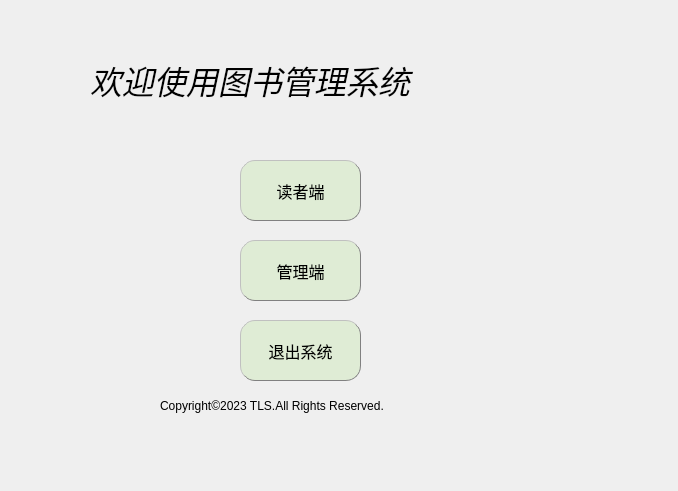
<?xml version="1.0" encoding="UTF-8"?>
<ui version="4.0">
 <class>MainWindow</class>
 <widget class="QMainWindow" name="MainWindow">
  <property name="geometry">
   <rect>
    <x>0</x>
    <y>0</y>
    <width>678</width>
    <height>491</height>
   </rect>
  </property>
  <property name="windowTitle">
   <string>MainWindow</string>
  </property>
  <property name="windowIcon">
   <iconset resource="pic.qrc">
    <normaloff>:/new/prefix1/ico.png</normaloff>:/new/prefix1/ico.png</iconset>
  </property>
  <widget class="QWidget" name="centralwidget">
   <widget class="QWidget" name="mainWidget" native="true">
    <property name="geometry">
     <rect>
      <x>0</x>
      <y>0</y>
      <width>611</width>
      <height>431</height>
     </rect>
    </property>
    <widget class="QPushButton" name="readerBtn">
     <property name="geometry">
      <rect>
       <x>240</x>
       <y>160</y>
       <width>121</width>
       <height>61</height>
      </rect>
     </property>
     <property name="font">
      <font>
       <pointsize>12</pointsize>
      </font>
     </property>
     <property name="autoFillBackground">
      <bool>false</bool>
     </property>
     <property name="styleSheet">
      <string notr="true">background-color: rgb(223,236, 213);border:1px groove gray;border-radius:15px;padding:1px 4px;border-style: outset;</string>
     </property>
     <property name="text">
      <string>读者端</string>
     </property>
     <property name="default">
      <bool>false</bool>
     </property>
     <property name="flat">
      <bool>true</bool>
     </property>
    </widget>
    <widget class="QPushButton" name="readerBtn_2">
     <property name="geometry">
      <rect>
       <x>240</x>
       <y>240</y>
       <width>121</width>
       <height>61</height>
      </rect>
     </property>
     <property name="font">
      <font>
       <pointsize>12</pointsize>
      </font>
     </property>
     <property name="styleSheet">
      <string notr="true">background-color: rgb(223,236, 213);border:1px groove gray;border-radius:15px;padding:1px 4px;border-style: outset;</string>
     </property>
     <property name="text">
      <string>管理端</string>
     </property>
     <property name="flat">
      <bool>true</bool>
     </property>
    </widget>
    <widget class="QPushButton" name="exitBtn">
     <property name="geometry">
      <rect>
       <x>240</x>
       <y>320</y>
       <width>121</width>
       <height>61</height>
      </rect>
     </property>
     <property name="font">
      <font>
       <pointsize>12</pointsize>
      </font>
     </property>
     <property name="styleSheet">
      <string notr="true">background-color: rgb(223,236, 213);border:1px groove gray;border-radius:15px;padding:1px 4px;border-style: outset;</string>
     </property>
     <property name="text">
      <string>退出系统</string>
     </property>
     <property name="flat">
      <bool>true</bool>
     </property>
    </widget>
    <widget class="QLabel" name="label_2">
     <property name="geometry">
      <rect>
       <x>160</x>
       <y>390</y>
       <width>341</width>
       <height>31</height>
      </rect>
     </property>
     <property name="text">
      <string>Copyright©2023 TLS.All Rights Reserved.</string>
     </property>
    </widget>
    <widget class="QLabel" name="label_3">
     <property name="geometry">
      <rect>
       <x>90</x>
       <y>-30</y>
       <width>441</width>
       <height>221</height>
      </rect>
     </property>
     <property name="text">
      <string>&lt;!DOCTYPE HTML PUBLIC &quot;-//W3C//DTD HTML 4.0//EN&quot; &quot;http://www.w3.org/TR/REC-html40/strict.dtd&quot;&gt;
&lt;html&gt;&lt;head&gt;&lt;meta name=&quot;qrichtext&quot; content=&quot;1&quot; /&gt;&lt;meta charset=&quot;utf-8&quot; /&gt;&lt;style type=&quot;text/css&quot;&gt;
p, li { white-space: pre-wrap; }
hr { height: 1px; border-width: 0; }
li.unchecked::marker { content: &quot;\2610&quot;; }
li.checked::marker { content: &quot;\2612&quot;; }
&lt;/style&gt;&lt;/head&gt;&lt;body style=&quot; font-family:'Microsoft YaHei UI'; font-size:9pt; font-weight:400; font-style:normal;&quot;&gt;
&lt;p style=&quot; margin-top:0px; margin-bottom:0px; margin-left:0px; margin-right:0px; -qt-block-indent:0; text-indent:0px;&quot;&gt;&lt;span style=&quot; font-size:24pt; font-style:italic;&quot;&gt;欢迎使用图书管理系统&lt;/span&gt;&lt;/p&gt;&lt;/body&gt;&lt;/html&gt;</string>
     </property>
    </widget>
   </widget>
   <widget class="QLabel" name="label">
    <property name="geometry">
     <rect>
      <x>570</x>
      <y>450</y>
      <width>69</width>
      <height>19</height>
     </rect>
    </property>
    <property name="text">
     <string/>
    </property>
   </widget>
   <widget class="QLabel" name="label_4">
    <property name="geometry">
     <rect>
      <x>0</x>
      <y>0</y>
      <width>681</width>
      <height>491</height>
     </rect>
    </property>
    <property name="text">
     <string/>
    </property>
    <property name="pixmap">
     <pixmap resource="pic.qrc">:/new/prefix1/cs.png</pixmap>
    </property>
   </widget>
   <zorder>label_4</zorder>
   <zorder>mainWidget</zorder>
   <zorder>label</zorder>
  </widget>
 </widget>
 <resources>
  <include location="pic.qrc"/>
 </resources>
 <connections/>
</ui>
